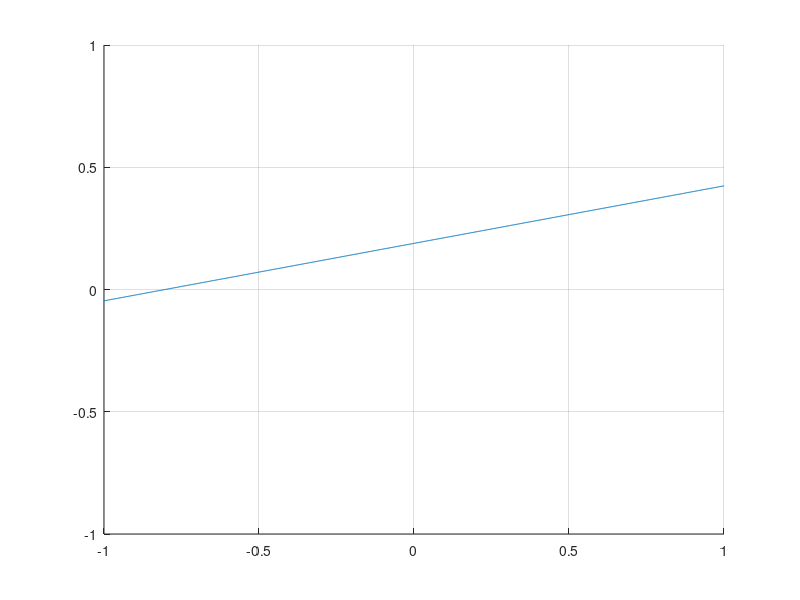

Source code (MATLAB): (Note: this script raises an error after producing the figure.)
clear 

figure(1)
axis ([-1 1 -1 1])
grid on
hold on
X = linspace (-1,1,1000)';
Dat1 = rand (2,1);
Av = [X ones(size(X))];
Y = Av*Dat1;
h = plot(X, Y);

figure(2)
V = zeros (20,2);
Zo = eye(2)*6000;
lambda = 1;

while(1)
   %%gràfica 1
    figure(1)
    %%input
    [x,y] = ginput(1);
    plot(x,y,'*r','LineWidth',3)
    MATA = [x 2];
    b = y;
    Z1 = 1/lambda*(Zo-(Zo*MATA'*MATA*Zo)/(lambda+MATA*Zo*MATA'));
    Dat = Dat1 + (Z1*MATA')/(1+MATA*Z1*MATA')*(b-MATA*Dat1);
    Zo = Z1; 
 
    V(1:end-1,:) = V(2:end,:);
    V(end,:) = Dat';
    figure(2)
    plot(V)
    Av = [X ones(size(X))];
    Y = Av*Dat;
    delete(h)
    figure(1)
    h = plot(X, Y);
    Dat1 = Dat;
end
    
    